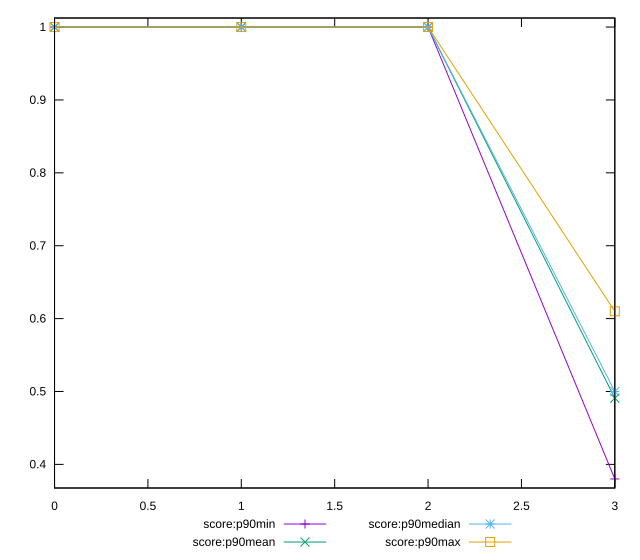

This figure's gnuplot source:
reset

$scoreP90Min <<EOF
0 1
1 1
2 1
3 0.38
EOF

$scoreP90Mean <<EOF
0 1
1 1
2 1
3 0.4908510638297874
EOF

$scoreP90Median <<EOF
0 1
1 1
2 1
3 0.5
EOF

$scoreP90Max <<EOF
0 1
1 1
2 1
3 0.61
EOF

set key outside below
set xrange [0:3]
set yrange [0.3676:1.0124]
set trange [0.3676:1.0124]
set terminal svg size 640, 560 enhanced background rgb 'white'
set output "report/report_00029_2021-02-24T13-36-40.390Z/render-blocking-resources/progression/score.svg"

plot $scoreP90Min title "score:p90min" with linespoints, \
     $scoreP90Mean title "score:p90mean" with linespoints, \
     $scoreP90Median title "score:p90median" with linespoints, \
     $scoreP90Max title "score:p90max" with linespoints

reset
